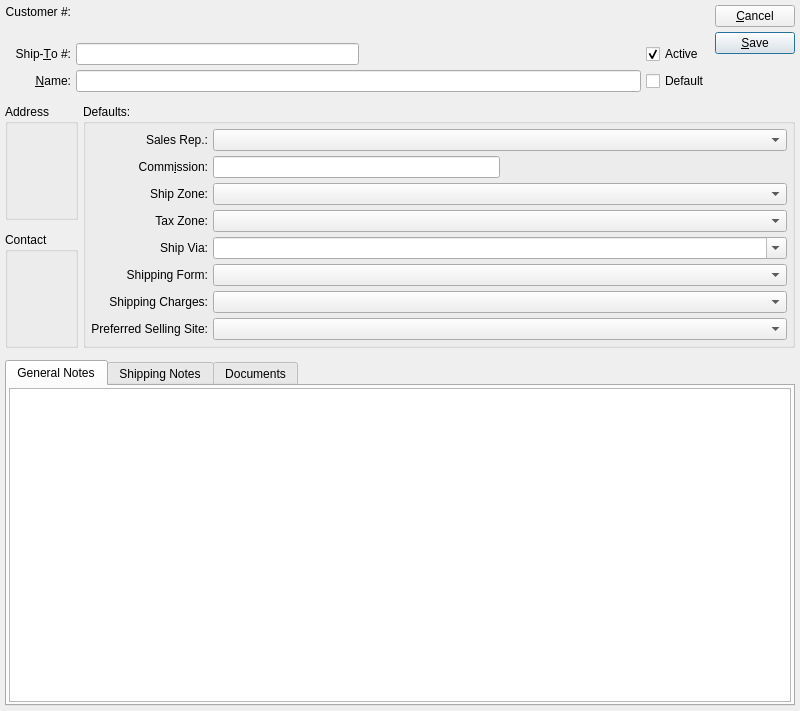
<?xml version="1.0" encoding="UTF-8"?>
<ui version="4.0">
 <comment>This file is part of the xTuple ERP: PostBooks Edition, a free and
open source Enterprise Resource Planning software suite,
Copyright (c) 1999-2018 by OpenMFG LLC, d/b/a xTuple.
It is licensed to you under the Common Public Attribution License
version 1.0, the full text of which (including xTuple-specific Exhibits)
is available at www.xtuple.com/CPAL.  By using this software, you agree
to be bound by its terms.</comment>
 <class>shipTo</class>
 <widget class="QDialog" name="shipTo">
  <property name="geometry">
   <rect>
    <x>0</x>
    <y>0</y>
    <width>800</width>
    <height>711</height>
   </rect>
  </property>
  <property name="sizeIncrement">
   <size>
    <width>0</width>
    <height>0</height>
   </size>
  </property>
  <property name="windowTitle">
   <string>Ship-To</string>
  </property>
  <layout class="QGridLayout" name="gridLayout_6">
   <item row="0" column="0">
    <layout class="QGridLayout" name="gridLayout_5">
     <property name="verticalSpacing">
      <number>12</number>
     </property>
     <item row="0" column="0" colspan="2">
      <layout class="QHBoxLayout" name="horizontalLayout_2">
       <item>
        <layout class="QGridLayout" name="gridLayout_3">
         <item row="1" column="0">
          <widget class="QLabel" name="_shipToNumberLit">
           <property name="text">
            <string>Ship-&amp;To #:</string>
           </property>
           <property name="alignment">
            <set>Qt::AlignRight|Qt::AlignTrailing|Qt::AlignVCenter</set>
           </property>
           <property name="buddy">
            <cstring>_shipToNumber</cstring>
           </property>
          </widget>
         </item>
         <item row="2" column="0">
          <widget class="QLabel" name="_nameLit">
           <property name="text">
            <string>&amp;Name:</string>
           </property>
           <property name="alignment">
            <set>Qt::AlignRight|Qt::AlignTrailing|Qt::AlignVCenter</set>
           </property>
           <property name="buddy">
            <cstring>_name</cstring>
           </property>
          </widget>
         </item>
         <item row="2" column="1">
          <widget class="XLineEdit" name="_name"/>
         </item>
         <item row="1" column="1">
          <layout class="QHBoxLayout" name="horizontalLayout">
           <item>
            <widget class="XLineEdit" name="_shipToNumber"/>
           </item>
           <item>
            <spacer name="horizontalSpacer">
             <property name="orientation">
              <enum>Qt::Horizontal</enum>
             </property>
             <property name="sizeHint" stdset="0">
              <size>
               <width>40</width>
               <height>20</height>
              </size>
             </property>
            </spacer>
           </item>
          </layout>
         </item>
         <item row="1" column="2">
          <widget class="QCheckBox" name="_active">
           <property name="text">
            <string>Active</string>
           </property>
           <property name="checked">
            <bool>true</bool>
           </property>
          </widget>
         </item>
         <item row="2" column="2">
          <widget class="QCheckBox" name="_default">
           <property name="text">
            <string>Default</string>
           </property>
          </widget>
         </item>
         <item row="0" column="1">
          <layout class="QVBoxLayout" name="verticalLayout">
           <item>
            <widget class="QLabel" name="_custNum"/>
           </item>
           <item>
            <widget class="QLabel" name="_custName"/>
           </item>
          </layout>
         </item>
         <item row="0" column="0">
          <layout class="QVBoxLayout" name="verticalLayout_2">
           <item>
            <widget class="QLabel" name="_custNumberLit">
             <property name="text">
              <string>Customer #:</string>
             </property>
             <property name="alignment">
              <set>Qt::AlignRight|Qt::AlignTrailing|Qt::AlignVCenter</set>
             </property>
             <property name="buddy">
              <cstring>_custNum</cstring>
             </property>
            </widget>
           </item>
           <item>
            <spacer name="verticalSpacer_3">
             <property name="orientation">
              <enum>Qt::Vertical</enum>
             </property>
             <property name="sizeHint" stdset="0">
              <size>
               <width>20</width>
               <height>0</height>
              </size>
             </property>
            </spacer>
           </item>
          </layout>
         </item>
        </layout>
       </item>
       <item>
        <layout class="QVBoxLayout">
         <property name="spacing">
          <number>5</number>
         </property>
         <item>
          <widget class="QPushButton" name="_close">
           <property name="text">
            <string>&amp;Cancel</string>
           </property>
          </widget>
         </item>
         <item>
          <widget class="QPushButton" name="_save">
           <property name="text">
            <string>&amp;Save</string>
           </property>
           <property name="autoDefault">
            <bool>true</bool>
           </property>
           <property name="default">
            <bool>true</bool>
           </property>
          </widget>
         </item>
         <item>
          <spacer name="verticalSpacer_2">
           <property name="orientation">
            <enum>Qt::Vertical</enum>
           </property>
           <property name="sizeHint" stdset="0">
            <size>
             <width>20</width>
             <height>0</height>
            </size>
           </property>
          </spacer>
         </item>
        </layout>
       </item>
      </layout>
     </item>
     <item row="1" column="0">
      <widget class="QGroupBox" name="_addrGroup">
       <property name="title">
        <string>Address</string>
       </property>
       <layout class="QGridLayout" name="gridLayout_4">
        <item row="0" column="0">
         <widget class="AddressCluster" name="_address"/>
        </item>
       </layout>
      </widget>
     </item>
     <item row="1" column="1" rowspan="2">
      <widget class="QGroupBox" name="_defaultsGroup">
       <property name="title">
        <string>Defaults:</string>
       </property>
       <layout class="QGridLayout" name="gridLayout">
        <item row="0" column="0">
         <widget class="QLabel" name="_salesRepLit">
          <property name="text">
           <string>Sales Rep.:</string>
          </property>
          <property name="alignment">
           <set>Qt::AlignRight|Qt::AlignTrailing|Qt::AlignVCenter</set>
          </property>
         </widget>
        </item>
        <item row="2" column="1">
         <widget class="XComboBox" name="_shipZone">
          <property name="allowNull">
           <bool>true</bool>
          </property>
          <property name="nullStr">
           <string>None</string>
          </property>
         </widget>
        </item>
        <item row="6" column="0">
         <widget class="QLabel" name="_shippingChargesLit">
          <property name="text">
           <string>Shipping Charges:</string>
          </property>
          <property name="alignment">
           <set>Qt::AlignRight|Qt::AlignTrailing|Qt::AlignVCenter</set>
          </property>
         </widget>
        </item>
        <item row="3" column="0">
         <widget class="QLabel" name="_taxZoneLit">
          <property name="text">
           <string>Tax Zone:</string>
          </property>
          <property name="alignment">
           <set>Qt::AlignRight|Qt::AlignTrailing|Qt::AlignVCenter</set>
          </property>
         </widget>
        </item>
        <item row="4" column="1">
         <widget class="XComboBox" name="_shipVia">
          <property name="sizePolicy">
           <sizepolicy hsizetype="Expanding" vsizetype="Fixed">
            <horstretch>0</horstretch>
            <verstretch>0</verstretch>
           </sizepolicy>
          </property>
          <property name="editable">
           <bool>true</bool>
          </property>
          <property name="allowNull">
           <bool>true</bool>
          </property>
          <property name="type">
           <enum>XComboBox::ShipVias</enum>
          </property>
         </widget>
        </item>
        <item row="5" column="0">
         <widget class="QLabel" name="_shippingFormLit">
          <property name="text">
           <string>Shipping Form:</string>
          </property>
          <property name="alignment">
           <set>Qt::AlignRight|Qt::AlignTrailing|Qt::AlignVCenter</set>
          </property>
         </widget>
        </item>
        <item row="4" column="0">
         <widget class="QLabel" name="_shipviaLlit">
          <property name="text">
           <string>Ship Via:</string>
          </property>
          <property name="alignment">
           <set>Qt::AlignRight|Qt::AlignTrailing|Qt::AlignVCenter</set>
          </property>
         </widget>
        </item>
        <item row="0" column="1">
         <widget class="XComboBox" name="_salesRep">
          <property name="type">
           <enum>XComboBox::SalesReps</enum>
          </property>
         </widget>
        </item>
        <item row="1" column="0">
         <widget class="QLabel" name="_commissionLit">
          <property name="text">
           <string>Comm&amp;ission:</string>
          </property>
          <property name="alignment">
           <set>Qt::AlignRight|Qt::AlignTrailing|Qt::AlignVCenter</set>
          </property>
          <property name="buddy">
           <cstring>_commission</cstring>
          </property>
         </widget>
        </item>
        <item row="1" column="1">
         <layout class="QHBoxLayout">
          <property name="spacing">
           <number>0</number>
          </property>
          <item>
           <widget class="XLineEdit" name="_commission">
            <property name="alignment">
             <set>Qt::AlignRight</set>
            </property>
           </widget>
          </item>
          <item>
           <spacer>
            <property name="orientation">
             <enum>Qt::Horizontal</enum>
            </property>
            <property name="sizeType">
             <enum>QSizePolicy::Expanding</enum>
            </property>
            <property name="sizeHint" stdset="0">
             <size>
              <width>20</width>
              <height>20</height>
             </size>
            </property>
           </spacer>
          </item>
         </layout>
        </item>
        <item row="2" column="0">
         <widget class="QLabel" name="_zoneLit">
          <property name="text">
           <string>Ship Zone:</string>
          </property>
          <property name="alignment">
           <set>Qt::AlignRight|Qt::AlignTrailing|Qt::AlignVCenter</set>
          </property>
         </widget>
        </item>
        <item row="3" column="1">
         <widget class="XComboBox" name="_taxzone">
          <property name="allowNull">
           <bool>true</bool>
          </property>
          <property name="nullStr">
           <string>None</string>
          </property>
          <property name="type">
           <enum>XComboBox::TaxZones</enum>
          </property>
         </widget>
        </item>
        <item row="6" column="1">
         <widget class="XComboBox" name="_shipchrg">
          <property name="sizePolicy">
           <sizepolicy hsizetype="Expanding" vsizetype="Fixed">
            <horstretch>0</horstretch>
            <verstretch>0</verstretch>
           </sizepolicy>
          </property>
          <property name="allowNull">
           <bool>true</bool>
          </property>
          <property name="type">
           <enum>XComboBox::ShippingCharges</enum>
          </property>
         </widget>
        </item>
        <item row="8" column="1">
         <spacer name="verticalSpacer">
          <property name="orientation">
           <enum>Qt::Vertical</enum>
          </property>
          <property name="sizeHint" stdset="0">
           <size>
            <width>20</width>
            <height>0</height>
           </size>
          </property>
         </spacer>
        </item>
        <item row="5" column="1">
         <widget class="XComboBox" name="_shipform">
          <property name="sizePolicy">
           <sizepolicy hsizetype="Expanding" vsizetype="Fixed">
            <horstretch>0</horstretch>
            <verstretch>0</verstretch>
           </sizepolicy>
          </property>
          <property name="allowNull">
           <bool>true</bool>
          </property>
          <property name="type">
           <enum>XComboBox::ShippingForms</enum>
          </property>
          <property name="defaultCode">
           <enum>XComboBox::None</enum>
          </property>
         </widget>
        </item>
        <item row="7" column="0">
         <widget class="QLabel" name="_sellingWarehouseLit">
          <property name="text">
           <string>Preferred Selling Site:</string>
          </property>
          <property name="alignment">
           <set>Qt::AlignRight|Qt::AlignTrailing|Qt::AlignVCenter</set>
          </property>
         </widget>
        </item>
        <item row="7" column="1">
         <widget class="WComboBox" name="_sellingWarehouse">
          <property name="allowNull">
           <bool>true</bool>
          </property>
         </widget>
        </item>
       </layout>
      </widget>
     </item>
     <item row="2" column="0">
      <widget class="QGroupBox" name="_cntctGroup">
       <property name="title">
        <string>Contact</string>
       </property>
       <layout class="QGridLayout" name="gridLayout_2">
        <item row="0" column="0">
         <widget class="ContactCluster" name="_contact">
          <property name="minimalLayout">
           <bool>true</bool>
          </property>
         </widget>
        </item>
       </layout>
      </widget>
     </item>
     <item row="3" column="0" colspan="2">
      <widget class="QTabWidget" name="_commentsTab">
       <property name="sizePolicy">
        <sizepolicy hsizetype="Expanding" vsizetype="Expanding">
         <horstretch>0</horstretch>
         <verstretch>1</verstretch>
        </sizepolicy>
       </property>
       <property name="currentIndex">
        <number>0</number>
       </property>
       <widget class="QWidget" name="_generalTab">
        <attribute name="title">
         <string>General Notes</string>
        </attribute>
        <layout class="QHBoxLayout">
         <property name="spacing">
          <number>0</number>
         </property>
         <property name="margin">
          <number>2</number>
         </property>
         <item>
          <widget class="XTextEdit" name="_comments"/>
         </item>
        </layout>
       </widget>
       <widget class="QWidget" name="_shippingTab">
        <attribute name="title">
         <string>Shipping Notes</string>
        </attribute>
        <layout class="QHBoxLayout">
         <property name="spacing">
          <number>0</number>
         </property>
         <property name="margin">
          <number>2</number>
         </property>
         <item>
          <widget class="XTextEdit" name="_shippingComments"/>
         </item>
        </layout>
       </widget>
       <widget class="QWidget" name="_documentsTab">
        <attribute name="title">
         <string>Documents</string>
        </attribute>
        <layout class="QVBoxLayout" name="verticalLayout_3">
         <item>
          <widget class="Documents" name="_documents">
           <property name="type">
            <enum>Documents::ShipTo</enum>
           </property>
          </widget>
         </item>
        </layout>
       </widget>
      </widget>
     </item>
    </layout>
   </item>
  </layout>
 </widget>
 <layoutdefault spacing="5" margin="5"/>
 <customwidgets>
  <customwidget>
   <class>AddressCluster</class>
   <extends>QWidget</extends>
   <header>addresscluster.h</header>
  </customwidget>
  <customwidget>
   <class>ContactCluster</class>
   <extends>QWidget</extends>
   <header>contactcluster.h</header>
  </customwidget>
  <customwidget>
   <class>Documents</class>
   <extends>QWidget</extends>
   <header>documents.h</header>
  </customwidget>
  <customwidget>
   <class>WComboBox</class>
   <extends>XComboBox</extends>
   <header>wcombobox.h</header>
  </customwidget>
  <customwidget>
   <class>XComboBox</class>
   <extends>QComboBox</extends>
   <header>xcombobox.h</header>
  </customwidget>
  <customwidget>
   <class>XLineEdit</class>
   <extends>QLineEdit</extends>
   <header>xlineedit.h</header>
   <container>1</container>
  </customwidget>
  <customwidget>
   <class>XTextEdit</class>
   <extends>QTextEdit</extends>
   <header>xtextedit.h</header>
  </customwidget>
 </customwidgets>
 <tabstops>
  <tabstop>_shipToNumber</tabstop>
  <tabstop>_name</tabstop>
  <tabstop>_active</tabstop>
  <tabstop>_default</tabstop>
  <tabstop>_address</tabstop>
  <tabstop>_contact</tabstop>
  <tabstop>_salesRep</tabstop>
  <tabstop>_commission</tabstop>
  <tabstop>_shipZone</tabstop>
  <tabstop>_taxzone</tabstop>
  <tabstop>_shipVia</tabstop>
  <tabstop>_shipform</tabstop>
  <tabstop>_shipchrg</tabstop>
  <tabstop>_sellingWarehouse</tabstop>
  <tabstop>_commentsTab</tabstop>
  <tabstop>_comments</tabstop>
  <tabstop>_shippingComments</tabstop>
  <tabstop>_save</tabstop>
  <tabstop>_close</tabstop>
 </tabstops>
 <resources/>
 <connections>
  <connection>
   <sender>_close</sender>
   <signal>clicked()</signal>
   <receiver>shipTo</receiver>
   <slot>close()</slot>
   <hints>
    <hint type="sourcelabel">
     <x>20</x>
     <y>20</y>
    </hint>
    <hint type="destinationlabel">
     <x>20</x>
     <y>20</y>
    </hint>
   </hints>
  </connection>
 </connections>
</ui>
